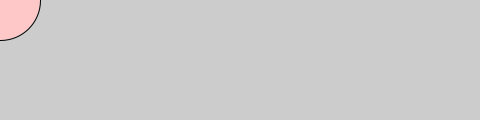
Frame 1 (no input)
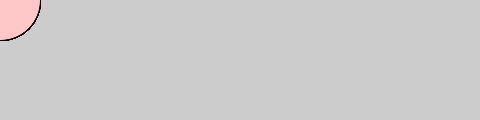
Frame 60 (the mouse pressed at the canvas centre just before this capture)
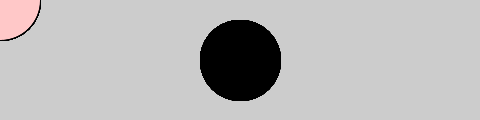
Frame 120 (the mouse held since frame 60 and released just before this capture)

The Processing sketch that drew these frames (run headless with seeded random() and noise(); from frame 60 on, the mouse is pressed at the canvas centre):

// Processing sketch: processing_121908
// ── processing_121908.pde

void setup () {
  size(480, 120);
}

void draw() {
  if (mousePressed) {
    fill (0);
  } else {
    fill(255,200,200);
  }
  ellipse(mouseX, mouseY, 80, 80);
}
  
